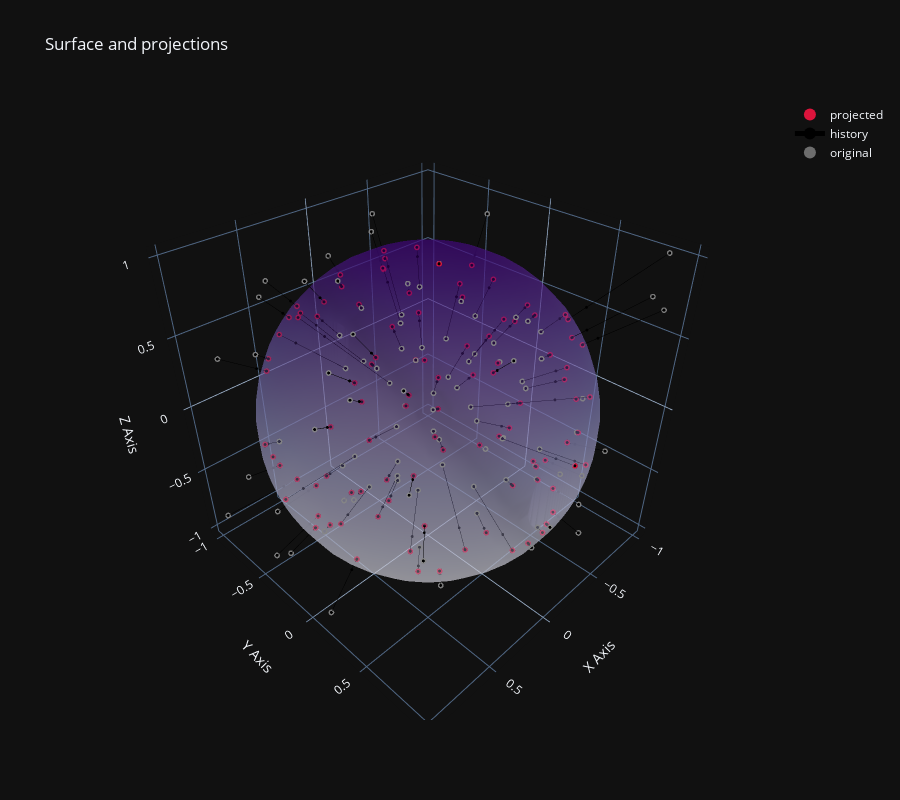

This figure's notebook cell:
### Code cell
# generate gaussian samples in 3d and reproject them onto the paraboloid equations
n_samples = 100
X = np.random.random((n_samples, 3))*2-1

# define an implicit function for the sphere. Each component of the function (in this case m=1) returns how far a point is from the surface

def f_implicit_sphere(v):
    return v[0]**2 + v[1]**2 + v[2]**2 -1

plot_3d_projection(X, f_implicit=f_implicit_sphere, round_cutoff=None, solver_builder=make_solver, plot_history=True, n_iterations=20)
